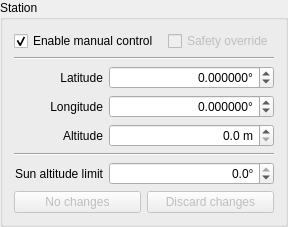
<?xml version="1.0" encoding="UTF-8"?>
<ui version="4.0">
 <class>QStation</class>
 <widget class="QGroupBox" name="QStation">
  <property name="geometry">
   <rect>
    <x>0</x>
    <y>0</y>
    <width>288</width>
    <height>203</height>
   </rect>
  </property>
  <property name="sizePolicy">
   <sizepolicy hsizetype="Preferred" vsizetype="Maximum">
    <horstretch>0</horstretch>
    <verstretch>0</verstretch>
   </sizepolicy>
  </property>
  <property name="windowTitle">
   <string>Station</string>
  </property>
  <property name="title">
   <string>Station</string>
  </property>
  <layout class="QGridLayout" name="gridLayout">
   <item row="1" column="3">
    <widget class="QCheckBox" name="cb_safety_override">
     <property name="enabled">
      <bool>false</bool>
     </property>
     <property name="text">
      <string>Safety override</string>
     </property>
    </widget>
   </item>
   <item row="4" column="1">
    <widget class="QLabel" name="lx_lon">
     <property name="text">
      <string>Longitude</string>
     </property>
     <property name="alignment">
      <set>Qt::AlignRight|Qt::AlignTrailing|Qt::AlignVCenter</set>
     </property>
    </widget>
   </item>
   <item row="5" column="2" colspan="2">
    <widget class="QDoubleSpinBox" name="dsb_altitude">
     <property name="toolTip">
      <string>altitude above mean sea level</string>
     </property>
     <property name="alignment">
      <set>Qt::AlignRight|Qt::AlignTrailing|Qt::AlignVCenter</set>
     </property>
     <property name="showGroupSeparator" stdset="0">
      <bool>true</bool>
     </property>
     <property name="suffix">
      <string> m</string>
     </property>
     <property name="decimals">
      <number>1</number>
     </property>
     <property name="minimum">
      <double>0.000000000000000</double>
     </property>
     <property name="maximum">
      <double>65535.000000000000000</double>
     </property>
     <property name="singleStep">
      <double>0.100000000000000</double>
     </property>
    </widget>
   </item>
   <item row="6" column="1" colspan="3">
    <widget class="Line" name="line_down">
     <property name="orientation">
      <enum>Qt::Horizontal</enum>
     </property>
    </widget>
   </item>
   <item row="4" column="2" colspan="2">
    <widget class="QDoubleSpinBox" name="dsb_longitude">
     <property name="toolTip">
      <string>geographic longitude of the station</string>
     </property>
     <property name="alignment">
      <set>Qt::AlignRight|Qt::AlignTrailing|Qt::AlignVCenter</set>
     </property>
     <property name="showGroupSeparator" stdset="0">
      <bool>true</bool>
     </property>
     <property name="suffix">
      <string>°</string>
     </property>
     <property name="decimals">
      <number>6</number>
     </property>
     <property name="minimum">
      <double>-180.000000000000000</double>
     </property>
     <property name="maximum">
      <double>180.000000000000000</double>
     </property>
     <property name="singleStep">
      <double>0.000001000000000</double>
     </property>
    </widget>
   </item>
   <item row="3" column="1">
    <widget class="QLabel" name="lx_lat">
     <property name="text">
      <string>Latitude</string>
     </property>
     <property name="alignment">
      <set>Qt::AlignRight|Qt::AlignTrailing|Qt::AlignVCenter</set>
     </property>
    </widget>
   </item>
   <item row="7" column="1">
    <widget class="QLabel" name="lx_darkness_limit">
     <property name="text">
      <string>Sun altitude limit</string>
     </property>
     <property name="alignment">
      <set>Qt::AlignRight|Qt::AlignTrailing|Qt::AlignVCenter</set>
     </property>
    </widget>
   </item>
   <item row="1" column="1" colspan="2">
    <widget class="QCheckBox" name="cb_manual">
     <property name="text">
      <string>Enable manual control</string>
     </property>
     <property name="checked">
      <bool>true</bool>
     </property>
    </widget>
   </item>
   <item row="5" column="1">
    <widget class="QLabel" name="lx_alt">
     <property name="text">
      <string>Altitude</string>
     </property>
     <property name="alignment">
      <set>Qt::AlignRight|Qt::AlignTrailing|Qt::AlignVCenter</set>
     </property>
    </widget>
   </item>
   <item row="3" column="2" colspan="2">
    <widget class="QDoubleSpinBox" name="dsb_latitude">
     <property name="toolTip">
      <string>geographic latitude of the station</string>
     </property>
     <property name="alignment">
      <set>Qt::AlignRight|Qt::AlignTrailing|Qt::AlignVCenter</set>
     </property>
     <property name="showGroupSeparator" stdset="0">
      <bool>true</bool>
     </property>
     <property name="suffix">
      <string>°</string>
     </property>
     <property name="decimals">
      <number>6</number>
     </property>
     <property name="minimum">
      <double>-90.000000000000000</double>
     </property>
     <property name="maximum">
      <double>90.000000000000000</double>
     </property>
     <property name="singleStep">
      <double>0.000001000000000</double>
     </property>
    </widget>
   </item>
   <item row="9" column="1" colspan="3">
    <layout class="QHBoxLayout" name="hl_station_info">
     <item>
      <widget class="QPushButton" name="bt_apply">
       <property name="enabled">
        <bool>false</bool>
       </property>
       <property name="toolTip">
        <string>save the changes</string>
       </property>
       <property name="text">
        <string>No changes</string>
       </property>
      </widget>
     </item>
     <item>
      <widget class="QPushButton" name="bt_discard">
       <property name="enabled">
        <bool>false</bool>
       </property>
       <property name="toolTip">
        <string>reset the changes</string>
       </property>
       <property name="text">
        <string>Discard changes</string>
       </property>
      </widget>
     </item>
    </layout>
   </item>
   <item row="7" column="2" colspan="2">
    <widget class="QDoubleSpinBox" name="dsb_darkness_limit">
     <property name="toolTip">
      <string>darkness limit for opening the cover</string>
     </property>
     <property name="alignment">
      <set>Qt::AlignRight|Qt::AlignTrailing|Qt::AlignVCenter</set>
     </property>
     <property name="showGroupSeparator" stdset="0">
      <bool>true</bool>
     </property>
     <property name="suffix">
      <string>°</string>
     </property>
     <property name="decimals">
      <number>1</number>
     </property>
     <property name="minimum">
      <double>-18.000000000000000</double>
     </property>
     <property name="maximum">
      <double>0.000000000000000</double>
     </property>
     <property name="singleStep">
      <double>0.500000000000000</double>
     </property>
    </widget>
   </item>
   <item row="2" column="1" colspan="3">
    <widget class="Line" name="line_up">
     <property name="orientation">
      <enum>Qt::Horizontal</enum>
     </property>
    </widget>
   </item>
  </layout>
 </widget>
 <resources/>
 <connections/>
</ui>
